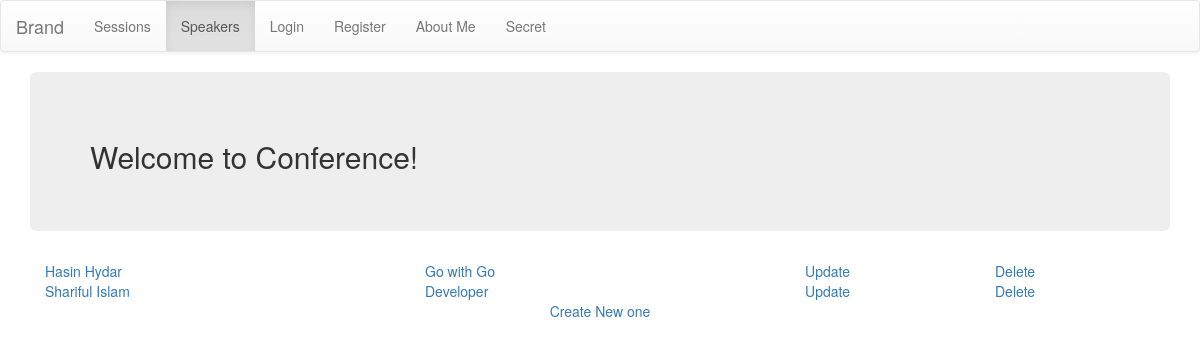
The app's page /speaker/, older data.
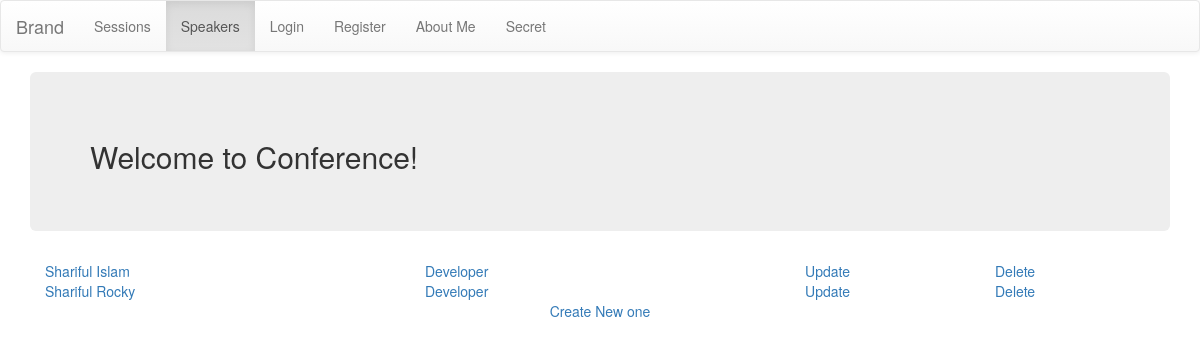
The same page, newer data.
### app/models.py (models this page shows, shortened)
class Speaker(models.Model):
    name = models.CharField(max_length=40)
    title = models.CharField(max_length=50)
    bio = models.TextField(max_length=1000)
    twitter = models.CharField(max_length=50, blank=True)
    facebook = models.CharField(max_length=50, blank=True)

### app/views.py (the view)
# urls.py: url(r'^speaker/$', views.SpeakerList.as_view(), name='speakers_list'),
class SpeakerList(ListView):
    model = Speaker

### app/templates/app/speaker_list.html
{% extends 'master.html' %}
{% block content %}
    {% for speaker in object_list  %}
        <div class="col-md-4">
            <a href="{% url 'speakers_detail' speaker.pk %}">
                {{ speaker.name }}
            </a>
        </div>
        <div class="col-md-4">
            <a href="{% url 'speakers_detail' speaker.pk %}">
                {{ speaker.title }}
            </a>
        </div>
        <div class="col-md-2">
            <a href="{% url 'speakers_update' speaker.pk %}">
                Update
            </a>
        </div>
        <div class="col-md-2">
            <a href="{% url 'speakers_delete' speaker.pk %}">
                Delete
            </a>
        </div>
    {% endfor %}
    <br><br>
    <div class="col-md-12 text-center">
        <a href="{% url 'speakers_create' %}">
            Create New one
        </a>
    </div>
{% endblock %}

### app/templates/master.html (shortened to what this page needs)
<!DOCTYPE html>
<html lang="en">
    <head>
        <link rel="stylesheet" href="{{ STATIC_URL }}css/bootstrap.min.css">
        <link rel="stylesheet" href="{{ STATIC_URL }}css/bootstrap-theme.min.css">
    </head>
    <body>
            <nav class="navbar navbar-default" role="navigation">
                <div class="container-fluid">
                    <div class="navbar-header">
                        <a class="navbar-brand" href="#">Brand</a>
                    </div>
                    <div class="collapse navbar-collapse" id="bs-example-navbar-collapse-1">
                        {% with request.resolver_match.url_name as url_name %}
                            <ul class="nav navbar-nav">
                                <li class="{% if url_name == 'sessions_list' %} active {% endif %}"><a href="{% url 'sessions_list' %}">Sessions</a></li>
                                <li class="{% if url_name == 'speakers_list' %} active {% endif %}"><a href="{% url 'speakers_list' %}">Speakers</a></li>
                                {% if user.is_authenticated %}
                                    <li><a href="{% url 'logout' %}">Logout</a></li>
                                {% else %}
                                    <li class="{% if url_name == 'login' %} active {% endif %}"><a href="{% url 'login' %}">Login</a></li>
                                    <li class="{% if url_name == 'register' %} active {% endif %}"><a href="{% url 'register' %}">Register</a></li>
                                {% endif %}
                                <li class="{% if url_name == 'about' %} active {% endif %}"><a href="{% url 'about' %}">About Me</a></li>
                                <li class="{% if url_name == 'secret' %} active {% endif %}"><a href="{% url 'secret' %}">Secret</a></li>
                            </ul>
                        {% endwith %}
                    </div>
                </div>
            </nav>
        <div class="container">
            <div class="jumbotron">
                <h2>Welcome to Conference! </h2>
            </div>
            <div class="row">
                <div class="col-md-12">
                    {% block content %}
                    {% endblock %}
                </div>
            </div>
        </div>
    </body>
</html>

Row changes from the older to the newer data that the page shows:
removed Speaker: name "Hasin Hydar", title "Go with Go"
added Speaker: name "Shariful Rocky", title "Developer"
